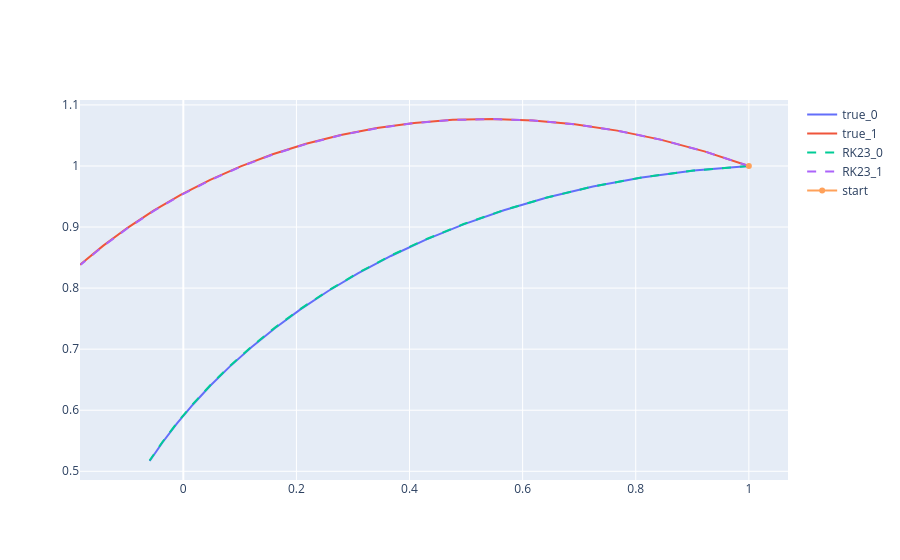

Source (notebook cell):
### Markdown cell above
## Solutions without jumps

### Code cell
def solutions_without_jumps():
    # compute exact solutions
    true_sol = list(
        systems |
        select(lambda d: exact_solver(t, d, x0))
    )
    # solve sytems with RK23
    RK23_sol = list(
        systems |
        select(lambda s: RK_solver(t, s, x0))
    )
    solutions = {
        "true": true_sol,
        "RK23": RK23_sol
    }

    fig = go.Figure()
    for sol_name, sol in solutions.items():
        for i, sys_sol in enumerate(sol):
            line = dict(dash="dash") if sol_name.count("true") == 0 else None
            fig.add_trace(
                go.Scatter(
                    x=sys_sol[:, 0],
                    y=sys_sol[:, 1],
                    mode='lines',
                    name=f"{sol_name}_{i}",
                    line=line
                )
            )
    fig.add_trace(
        go.Scatter(
            x=[x0[0]],
            y=[x0[1]],
            name="start"
        )
    )
    fig.show()
    
    return fig

solutions_figure = solutions_without_jumps()

### Figure 1 — Plotly figure (JSON) as saved in the notebook; plotly's stock layout.template omitted (floating-point values rounded to 4 significant figures)
{"data": [{"mode": "lines", "name": "true_0", "type": "scatter", "x": [1.0, 0.9027, 0.8109, 0.7244, 0.6431, 0.5668, 0.4955, 0.4289, 0.367, 0.3095, 0.2562, 0.2071, 0.1619, 0.1204, 0.08254, 0.04804, 0.01675, -0.01148, -0.03684, -0.05949], "y": [1.0, 0.9926, 0.9812, 0.9663, 0.9482, 0.9275, 0.9044, 0.8794, 0.8526, 0.8245, 0.7952, 0.7651, 0.7344, 0.7032, 0.6718, 0.6404, 0.609, 0.5779, 0.5471, 0.5168]}, {"mode": "lines", "name": "true_1", "type": "scatter", "x": [1.0, 0.9214, 0.8438, 0.7673, 0.6921, 0.6185, 0.5465, 0.4764, 0.4083, 0.3423, 0.2785, 0.217, 0.158, 0.1015, 0.04749, -0.003884, -0.05261, -0.09866, -0.142, -0.1827], "y": [1.0, 1.024, 1.043, 1.058, 1.068, 1.075, 1.077, 1.075, 1.071, 1.062, 1.051, 1.036, 1.019, 0.9993, 0.9772, 0.953, 0.9267, 0.8987, 0.8691, 0.8381]}, {"line": {"dash": "dash"}, "mode": "lines", "name": "RK23_0", "type": "scatter", "x": [1.0, 0.9028, 0.811, 0.7245, 0.6432, 0.567, 0.4957, 0.4292, 0.3673, 0.3097, 0.2565, 0.2073, 0.1621, 0.1206, 0.08261, 0.04807, 0.01674, -0.01154, -0.03694, -0.05962], "y": [1.0, 0.9926, 0.9813, 0.9664, 0.9484, 0.9278, 0.9049, 0.88, 0.8534, 0.8252, 0.796, 0.766, 0.7353, 0.7042, 0.6728, 0.6413, 0.6099, 0.5788, 0.548, 0.5177]}, {"line": {"dash": "dash"}, "mode": "lines", "name": "RK23_1", "type": "scatter", "x": [1.0, 0.9214, 0.8439, 0.7674, 0.6922, 0.6186, 0.5468, 0.4769, 0.4089, 0.343, 0.2793, 0.2179, 0.159, 0.1026, 0.04874, -0.002558, -0.05129, -0.09737, -0.1408, -0.1814], "y": [1.0, 1.024, 1.043, 1.058, 1.068, 1.075, 1.077, 1.075, 1.07, 1.062, 1.051, 1.036, 1.019, 0.9993, 0.9773, 0.953, 0.9269, 0.8989, 0.8694, 0.8384]}, {"name": "start", "type": "scatter", "x": [1], "y": [1]}], "layout": {}}
